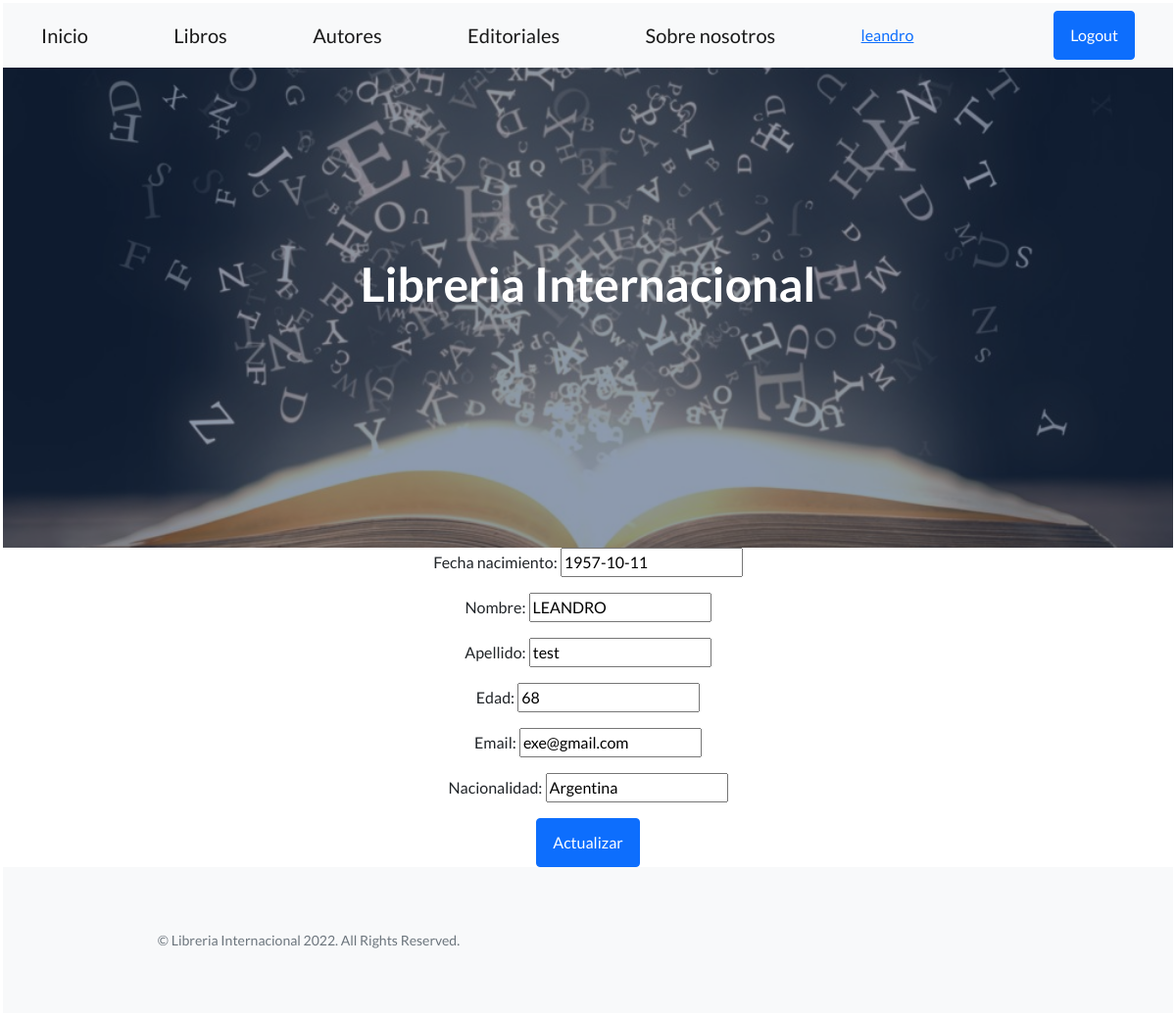
The app's page /autores/actualizar/1 (signed in) with its own data.
### MVT_APP/models.py (models this page shows)
class Autor(models.Model):
    nombre = models.CharField(max_length=50)
    apellido = models.CharField(max_length=50)
    fecha_nacimiento = models.DateField()
    edad = models.IntegerField()
    email = models.EmailField()
    nacionalidad = models.CharField(max_length=50)

### MVT_APP/views.py (the view)
# urls.py: path("autores/actualizar/<pk>", AutorEdit.as_view(), name="autor-edit"),
class AutorEdit(UpdateView):
    model = Autor
    success_url = "/autores/"
    fields = ["fecha_nacimiento", "nombre","apellido","edad", "email","nacionalidad"]

### MVT_APP/TEMPLATES/MVT_APP/autor_form.html (shortened to what this page needs)
{% extends 'base.html' %}
{% block contenido %}
<form method="post">
    {{form.as_p}}
    <input type="submit" value="Actualizar" class="btn btn-primary">
</form>
{% endblock %}

### MVT_APP/TEMPLATES/base.html (shortened to what this page needs)
<!DOCTYPE html>
<html lang="en">
    <head>
        {% load static %}
        <link href="https://cdn.jsdelivr.net/npm/bootstrap-icons@1.5.0/font/bootstrap-icons.css" rel="stylesheet" type="text/css" />
        <link href="{% static 'MVT_APP/css/styles.css' %}" rel="stylesheet" />
    </head>
    <body>
        <nav class="navbar navbar-light bg-light static-top">
            <div class="container">
                <a class="navbar-brand" href="{% url 'homepage' %}">Inicio</a>
                <a class="navbar-brand" href="{% url 'libros' %}">Libros</a>
                <a class="navbar-brand" href="{% url 'autores' %}">Autores</a>
                <a class="navbar-brand" href="{% url 'editoriales' %}">Editoriales</a>
                <a class="navbar-brand" href="{% url 'about' %}">Sobre nosotros</a>
                <a href="{% url 'auth-editar-perfil' %}" >{{request.user}}  </a>
                {% if request.user.is_authenticated  %}
                <a class="btn btn-primary" href="{% url 'auth-logout' %}"> Logout</a>
                {% else %}
                <a class="btn btn-primary" href="{% url 'auth-login' %}"> Login</a>
                <a class="btn btn-primary" href="{% url 'auth-register' %}"> Sign Up</a>
                {% endif %}
        </nav>
        <header class="masthead">
            <div class="container position-relative">
                <div class="row justify-content-center">
                    <div class="col-xl-6">
                        <div class="text-center text-white">
                            <h1 class="mb-5">Libreria Internacional</h1>
                        </div>
                    </div>
                </div>
            </div>
        </header>
        {% block contenido %}
        {% endblock %}
        <footer class="footer bg-light">
            <div class="container">
                <div class="row">
                    <div class="col-lg-6 h-100 text-center text-lg-start my-auto">
                        <p class="text-muted small mb-4 mb-lg-0 text-center">&copy; Libreria Internacional 2022. All Rights Reserved.</p>
                    </div>
                </div>
            </div>
        </footer>
    </body>
</html>

### records on screen
Autor: fecha_nacimiento "1957-10-11", nombre "LEANDRO", apellido "test", edad "68", email "exe@gmail.com", nacionalidad "Argentina"

### other values on screen
{{ request.user }} "leandro"
